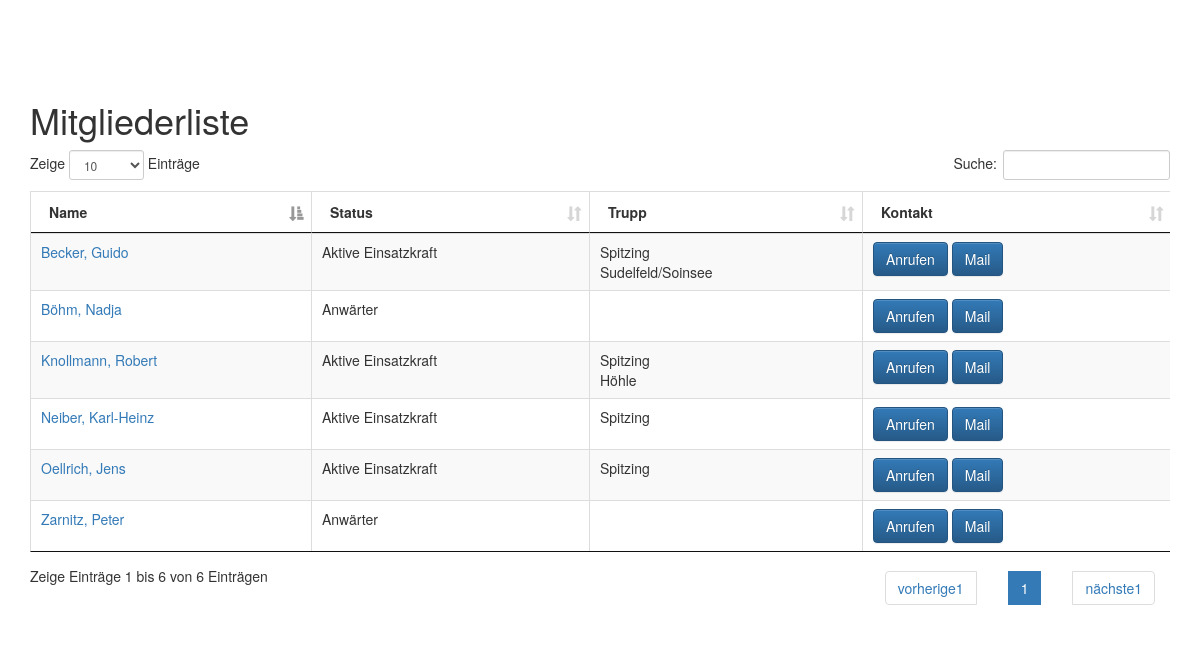
The app's page /mitglieder/ (signed in) with its own data.
### member_administration/models.py (models this page shows, shortened)
class Member(models.Model):
    user = models.OneToOneField(User, on_delete=models.CASCADE)
    mobile = models.CharField(max_length=20, verbose_name='Handynummer', null=True, blank=True)
    adress_street = models.CharField(max_length=100, verbose_name='Straße & Hnr.', null=True, blank=True)
    adress_plz = models.CharField(max_length=6, verbose_name='PLZ', null=True, blank=True)
    adress_city = models.CharField(max_length=100, verbose_name='Stadt', null=True, blank=True)
    birthdate = models.DateField(verbose_name='Geburtsdatum', null=True, blank=True)
    bw_join = models.DateField(verbose_name='Bergwacht-Eintritt', null=True, blank=True)
    status = models.CharField(max_length=3, choices=STATUS_CHOICES, default='ANW')
    dutygroups = models.ManyToManyField(DutyGroup, through='Members_in_Dutygroup',
                                        through_fields=('member', 'dutygroup'), related_name='dutygroups')
    trainings = models.ManyToManyField('trainings.Training', through='trainings.Member_Trainings', through_fields=('member', 'training'),
                                       related_name='trainings')
    avatar = models.ImageField(verbose_name='Portrait', null=True, blank=True)
    class Meta:
        verbose_name_plural = 'Mitglieder'
        ordering = ['status', 'user__last_name']

class DutyGroup(models.Model):
    name = models.CharField(max_length=20, verbose_name='Name')
    class Meta:
        verbose_name_plural = 'Trupps'
        verbose_name = 'Trupp'

### member_administration/views.py (the view)
@login_required
def index(request):
    member_list = Member.objects.exclude(user__username='admin').order_by('user__last_name')  #
    template = loader.get_template('member_administration/member_overview.html')
    context = {
        'member_list': member_list,
    }
    return HttpResponse(template.render(context, request))

### member_administration/templates/member_administration/member_overview.html (shortened to what this page needs)
{% extends 'base.html' %}
{% if member_list %}
{% block content %}
<h1>Mitgliederliste</h1>
<div class="table-responsive">
    <table class="table table-striped table-bordered" id="member-table" cellspacing="0" width="100%">
        <thead>
        <tr>
            <th>Name</th>
            <th>Status</th>
            <th>Trupp</th>
            <th>Kontakt</th>
        </tr>
        </thead>
        <tbody>
        {% for member in member_list %}
        <tr>
            <td><a href="{% url 'member_administration:member_detail' member.user.username %}">
                {{ member.user.last_name }}, {{ member.user.first_name }} </a></td>
            <td>{{ member.get_status_display }}</td>
            <td>{% for dutygroup in member.dutygroups.all %}
                {{ dutygroup.name }} <br>
                {% endfor %}
            </td>
            <td><a href="tel:{{ member.mobile }}" class="btn btn-primary" role="button">Anrufen</a>
                <a href="mailto:{{ member.user.email }}" class="btn btn-primary" role="button">Mail</a>
            </td>
        </tr>
        {% endfor %}
        </tbody>
    </table>
</div>
{% endblock %}
{% else %}
<p>Keine Mitglieder angelegt!</p>
{% endif %}

### records on screen
Member: user.last_name "Becker", user.first_name "Guido", status "Aktive Einsatzkraft"
DutyGroup: name "Spitzing"
DutyGroup: name "Sudelfeld/Soinsee"
Member: user.last_name "Böhm", user.first_name "Nadja", status "Anwärter"
Member: user.last_name "Knollmann", user.first_name "Robert", status "Aktive Einsatzkraft"
DutyGroup: name "Höhle"
Member: user.last_name "Neiber", user.first_name "Karl-Heinz", status "Aktive Einsatzkraft"
Member: user.last_name "Oellrich", user.first_name "Jens", status "Aktive Einsatzkraft"
Member: user.last_name "Zarnitz", user.first_name "Peter", status "Anwärter"
